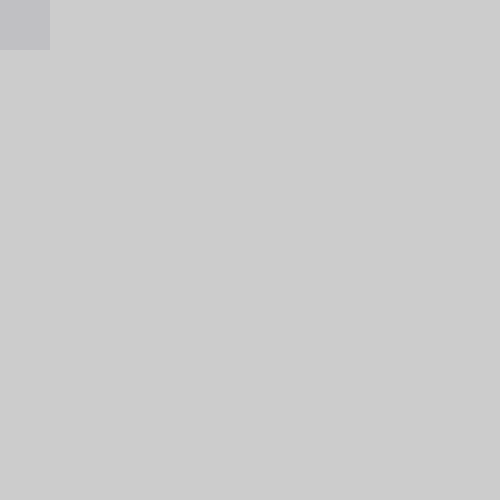
Frame 1 (no input)
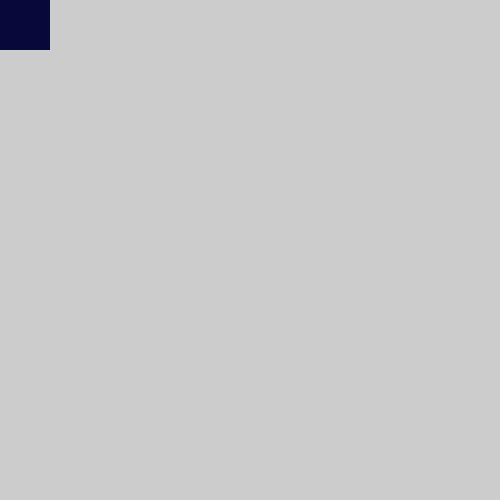
Frame 60 (the mouse pressed at the canvas centre just before this capture)
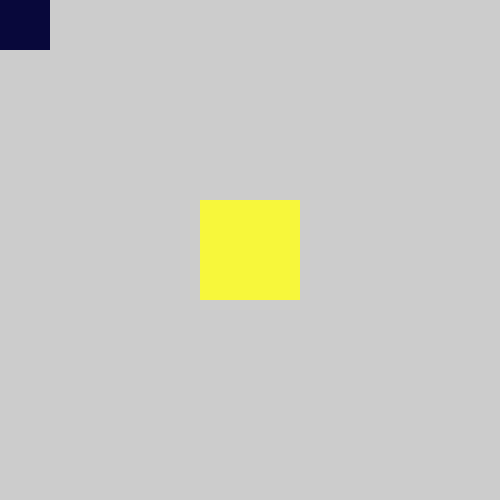
Frame 120 (the mouse held since frame 60 and released just before this capture)

The Processing sketch that drew these frames (run headless with seeded random() and noise(); from frame 60 on, the mouse is pressed at the canvas centre):

// Processing sketch: processing_85087
// ── processing_85087.pde

int rectang = 100;

void setup(){
  size(500,500);
  smooth();
}

void draw(){
  //background(mouseX,mouseY);
  //stroke(0);
  noStroke();
  fill(mouseX,mouseY,50,15);
  rectMode(CENTER);
  rect(mouseX,mouseY,rectang,rectang);
}
